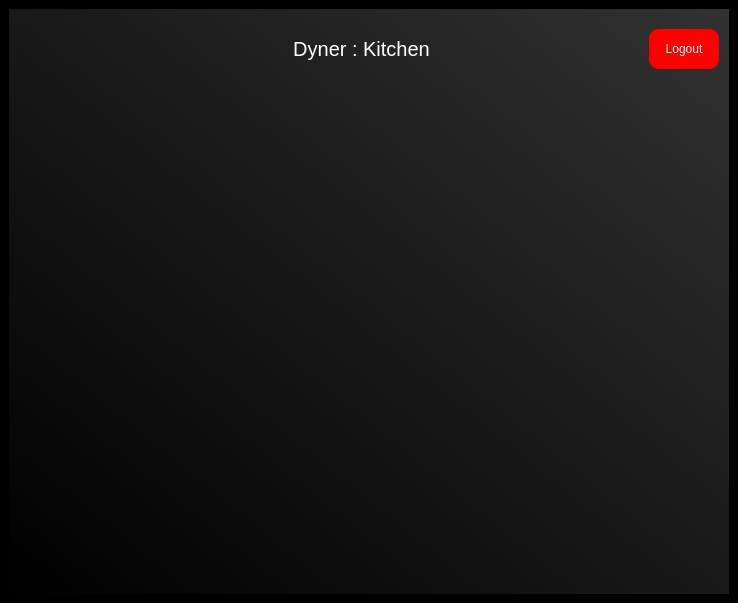
<?xml version="1.0" encoding="UTF-8"?>
<ui version="4.0">
 <class>Kitchen</class>
 <widget class="QMainWindow" name="Kitchen">
  <property name="geometry">
   <rect>
    <x>0</x>
    <y>0</y>
    <width>738</width>
    <height>603</height>
   </rect>
  </property>
  <property name="windowTitle">
   <string>Kitchen</string>
  </property>
  <property name="windowIcon">
   <iconset resource="res.qrc">
    <normaloff>:/img/img/logo.jpg</normaloff>:/img/img/logo.jpg</iconset>
  </property>
  <property name="styleSheet">
   <string notr="true">#Kitchen{
	background-color: rgb(0, 0, 0);
}</string>
  </property>
  <widget class="QWidget" name="centralwidget">
   <property name="styleSheet">
    <string notr="true">#centralwidget{
	border-image: url(:/img/img/background2.png);
}</string>
   </property>
   <layout class="QVBoxLayout" name="verticalLayout_2">
    <item>
     <widget class="QWidget" name="mainWindow" native="true">
      <property name="styleSheet">
       <string notr="true">#mainWindow{
		background-color: rgba(100, 100, 100,0.5);
	background-color: qlineargradient(spread:pad, x1:0, y1:1, x2:1, y2:0, stop:0 rgba(0, 0, 0,0.5), stop:1 rgba(100, 100, 100,0.5));
}</string>
      </property>
      <layout class="QVBoxLayout" name="verticalLayout">
       <property name="spacing">
        <number>0</number>
       </property>
       <property name="leftMargin">
        <number>0</number>
       </property>
       <property name="topMargin">
        <number>0</number>
       </property>
       <property name="rightMargin">
        <number>0</number>
       </property>
       <property name="bottomMargin">
        <number>0</number>
       </property>
       <item>
        <widget class="QWidget" name="horizontalWidget" native="true">
         <property name="minimumSize">
          <size>
           <width>0</width>
           <height>0</height>
          </size>
         </property>
         <property name="maximumSize">
          <size>
           <width>16777215</width>
           <height>70</height>
          </size>
         </property>
         <property name="styleSheet">
          <string notr="true">border-bottom: 2px silid rgb(0, 0, 0);</string>
         </property>
         <layout class="QHBoxLayout" name="horizontalLayout">
          <property name="spacing">
           <number>6</number>
          </property>
          <property name="leftMargin">
           <number>10</number>
          </property>
          <property name="topMargin">
           <number>10</number>
          </property>
          <property name="rightMargin">
           <number>10</number>
          </property>
          <property name="bottomMargin">
           <number>0</number>
          </property>
          <item>
           <spacer name="horizontalSpacer_3">
            <property name="orientation">
             <enum>Qt::Horizontal</enum>
            </property>
            <property name="sizeType">
             <enum>QSizePolicy::Fixed</enum>
            </property>
            <property name="sizeHint" stdset="0">
             <size>
              <width>60</width>
              <height>20</height>
             </size>
            </property>
           </spacer>
          </item>
          <item>
           <spacer name="horizontalSpacer">
            <property name="orientation">
             <enum>Qt::Horizontal</enum>
            </property>
            <property name="sizeHint" stdset="0">
             <size>
              <width>40</width>
              <height>20</height>
             </size>
            </property>
           </spacer>
          </item>
          <item>
           <widget class="QLabel" name="widgetTitle">
            <property name="minimumSize">
             <size>
              <width>100</width>
              <height>30</height>
             </size>
            </property>
            <property name="maximumSize">
             <size>
              <width>16777215</width>
              <height>30</height>
             </size>
            </property>
            <property name="font">
             <font>
              <family>MS Shell Dlg 2</family>
              <pointsize>15</pointsize>
              <weight>50</weight>
              <italic>false</italic>
              <bold>false</bold>
              <underline>false</underline>
              <strikeout>false</strikeout>
              <kerning>false</kerning>
             </font>
            </property>
            <property name="styleSheet">
             <string notr="true">#widgetTitle
{
	color:;
	color: white;
	border-radius:10px;
}</string>
            </property>
            <property name="text">
             <string>Dyner : Kitchen</string>
            </property>
            <property name="textFormat">
             <enum>Qt::RichText</enum>
            </property>
            <property name="alignment">
             <set>Qt::AlignCenter</set>
            </property>
           </widget>
          </item>
          <item>
           <spacer name="horizontalSpacer_2">
            <property name="orientation">
             <enum>Qt::Horizontal</enum>
            </property>
            <property name="sizeHint" stdset="0">
             <size>
              <width>40</width>
              <height>20</height>
             </size>
            </property>
           </spacer>
          </item>
          <item>
           <widget class="QPushButton" name="btnLogout">
            <property name="minimumSize">
             <size>
              <width>70</width>
              <height>40</height>
             </size>
            </property>
            <property name="styleSheet">
             <string notr="true">background-color: rgb(255, 0, 0);
color: rgb(255, 255, 255);
border-radius:10px;</string>
            </property>
            <property name="text">
             <string>Logout</string>
            </property>
           </widget>
          </item>
         </layout>
        </widget>
       </item>
       <item>
        <widget class="QFrame" name="menuAndWindow">
         <property name="styleSheet">
          <string notr="true"/>
         </property>
         <layout class="QHBoxLayout" name="horizontalLayout_2">
          <property name="spacing">
           <number>0</number>
          </property>
          <property name="leftMargin">
           <number>0</number>
          </property>
          <property name="topMargin">
           <number>0</number>
          </property>
          <property name="rightMargin">
           <number>0</number>
          </property>
          <property name="bottomMargin">
           <number>0</number>
          </property>
          <item>
           <widget class="QFrame" name="horizontalFrame">
            <property name="styleSheet">
             <string notr="true"/>
            </property>
            <layout class="QVBoxLayout" name="verticalLayout_4">
             <item>
              <layout class="QVBoxLayout" name="windowContainer">
               <property name="leftMargin">
                <number>9</number>
               </property>
               <property name="topMargin">
                <number>0</number>
               </property>
               <property name="rightMargin">
                <number>9</number>
               </property>
               <property name="bottomMargin">
                <number>9</number>
               </property>
              </layout>
             </item>
            </layout>
           </widget>
          </item>
         </layout>
        </widget>
       </item>
      </layout>
     </widget>
    </item>
   </layout>
  </widget>
 </widget>
 <resources>
  <include location="res.qrc"/>
 </resources>
 <connections/>
</ui>
